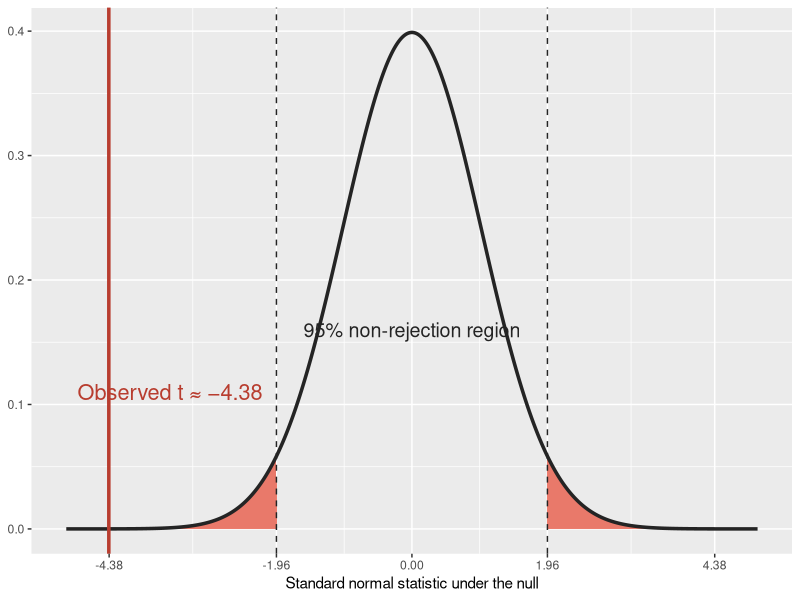

Write R code to recreate this figure.
## ---- chunk 1
#| label: setup
#| include: false

library(ggplot2)
## ---- chunk 2
#| label: two-sided-tail-plot
#| echo: false
#| fig-width: 11
#| fig-height: 5
#| out-width: "85%"

test_statistic <- -2.28 / 0.52
normal_curve <- data.frame(z = seq(-5, 5, length.out = 1001))
normal_curve$density <- dnorm(normal_curve$z)
normal_curve$tail <- abs(normal_curve$z) >= 1.96

ggplot(normal_curve, aes(z, density)) +
  geom_area(
    data = subset(normal_curve, tail),
    aes(group = z < 0),
    fill = "#E85D4A",
    alpha = 0.8
  ) +
  geom_line(colour = "#242424", linewidth = 1.2) +
  geom_vline(
    xintercept = c(-1.96, 1.96),
    linetype = "dashed",
    colour = "#242424"
  ) +
  geom_vline(xintercept = test_statistic, colour = "#B83D2F", linewidth = 1.2) +
  annotate("text", x = -3.5, y = 0.11, label = "Observed t ≈ −4.38",
           colour = "#B83D2F", size = 5.5) +
  annotate("text", x = 0, y = 0.16, label = "95% non-rejection region",
           colour = "#242424", size = 5) +
  scale_x_continuous(breaks = c(-4.38, -1.96, 0, 1.96, 4.38)) +
  labs(x = "Standard normal statistic under the null", y = "Density") +
  theme(axis.title.y = element_blank())
